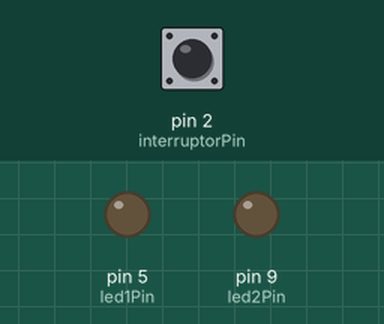
The sketch below on a simulated Arduino Uno, built with avr-gcc and run on an emulated ATmega328P. On the bench: output pins drawn as LEDs (lit = HIGH). Dashed ring = blinking. The test bench sets the inputs (shaded band); at power-on: pin 2 (interruptorPin) LOW.

Above: at 1.2 s.
1.3 s: pin 2 (interruptorPin) pulled HIGH for 1 s
At 3.1 s:
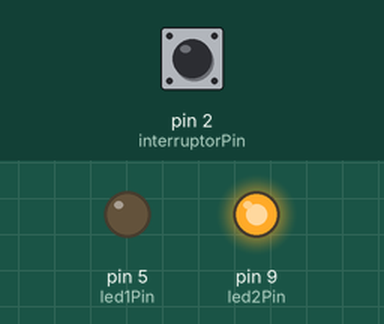
4.3 s: pin 2 (interruptorPin) pulled HIGH for 0.15 s
At 5.5 s:
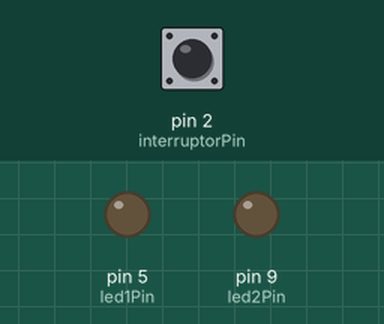
5.9 s: pin 2 (interruptorPin) pulled HIGH for 0.15 s
At 6.9 s:
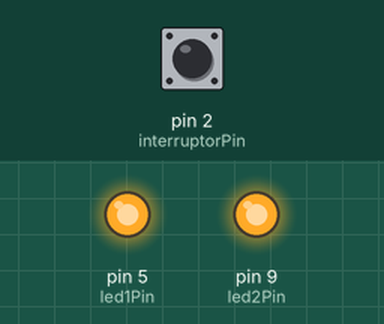
7.5 s: pin 2 (interruptorPin) pulled HIGH for 3.2 s
At 8.02 s:
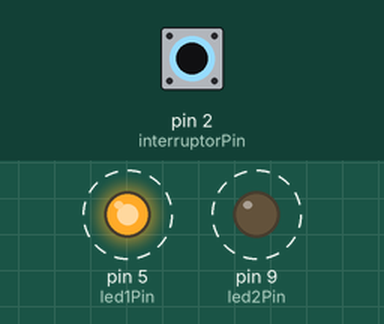
Timing chart, 0 to 12.3 s (numbered marks = the images above; inputs shaded):
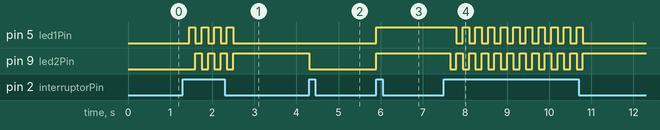

Measured:
- after the input at 1.3 s, pin 5 (led1Pin): alternates HIGH for 0.15 s and LOW for 0.15 s, 8 changes in all, then stays LOW, starting after 0.15 s; pin 9 (led2Pin): alternates HIGH for 0.15 s and LOW for 0.15 s, 7 changes in all, then stays HIGH, starting after 0.30 s
- after the input at 4.3 s, pin 9 (led2Pin): HIGH → LOW at once
- after the input at 5.9 s, pin 5 (led1Pin), pin 9 (led2Pin): LOW → HIGH at once
- after the input at 7.5 s, pin 5 (led1Pin): alternates HIGH for 0.15 s and LOW for 0.15 s, 21 changes in all, then stays LOW, starting after 0.30 s; pin 9 (led2Pin): alternates HIGH for 0.15 s and LOW for 0.15 s, 22 changes in all, then stays HIGH, starting after 0.15 s

The sketch:

Semaforo_luces.ino
```cpp
const int interruptorPin = 2; // Pin donde está conectado el interruptor
const int led1Pin = 5; // Pin donde está conectado el LED 1
const int led2Pin = 9; // Pin donde está conectado el LED 2

int estadoInterruptor;
int i = 0; //variable de posicion de estado
bool barrera = false; //booleano que indica el estado de la suma

void setup() {
  pinMode(interruptorPin, INPUT);
  pinMode(led1Pin, OUTPUT);
  pinMode(led2Pin, OUTPUT);
}

void loop() {
  estadoInterruptor = digitalRead(interruptorPin);

  if (estadoInterruptor == HIGH) {

    barrera = false;

    if(i == 0){

      lucesEncendidas();
    }else  if (i == 1){

      lucesSemaforo();
    }else if(i == 2){

      lucesApagadas();
    }else{

      i=0;
    }

  } else if (estadoInterruptor == LOW) {

    if(barrera == false)
    {
      i++;
      barrera = true;
    }
  }
}

void lucesEncendidas(){

  digitalWrite(led1Pin, HIGH);
  digitalWrite(led2Pin, HIGH);
}

void lucesSemaforo(){

  delay(150);
  digitalWrite(led1Pin, HIGH);
  digitalWrite(led2Pin, LOW);

  delay(150);
  digitalWrite(led1Pin, LOW);
  digitalWrite(led2Pin, HIGH);
}

void lucesApagadas(){

  digitalWrite(led1Pin, LOW);
  digitalWrite(led2Pin, LOW);
}
```
